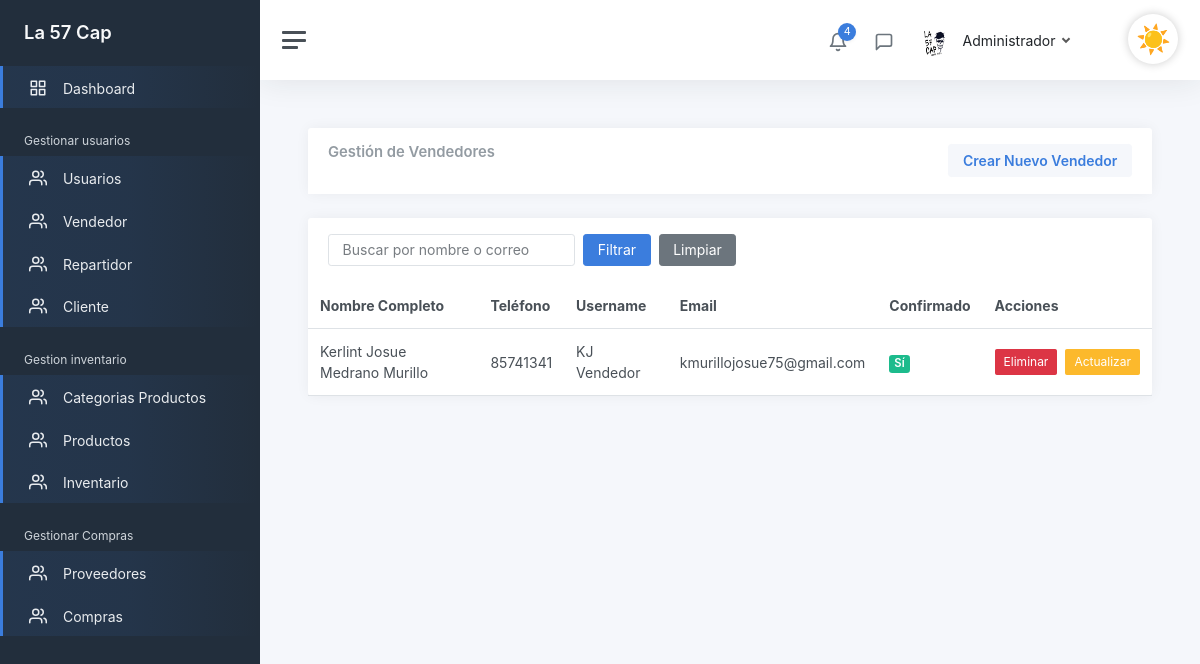
/admin/GestionarVendedores (signed in), run on an earlier commit of the app's database.
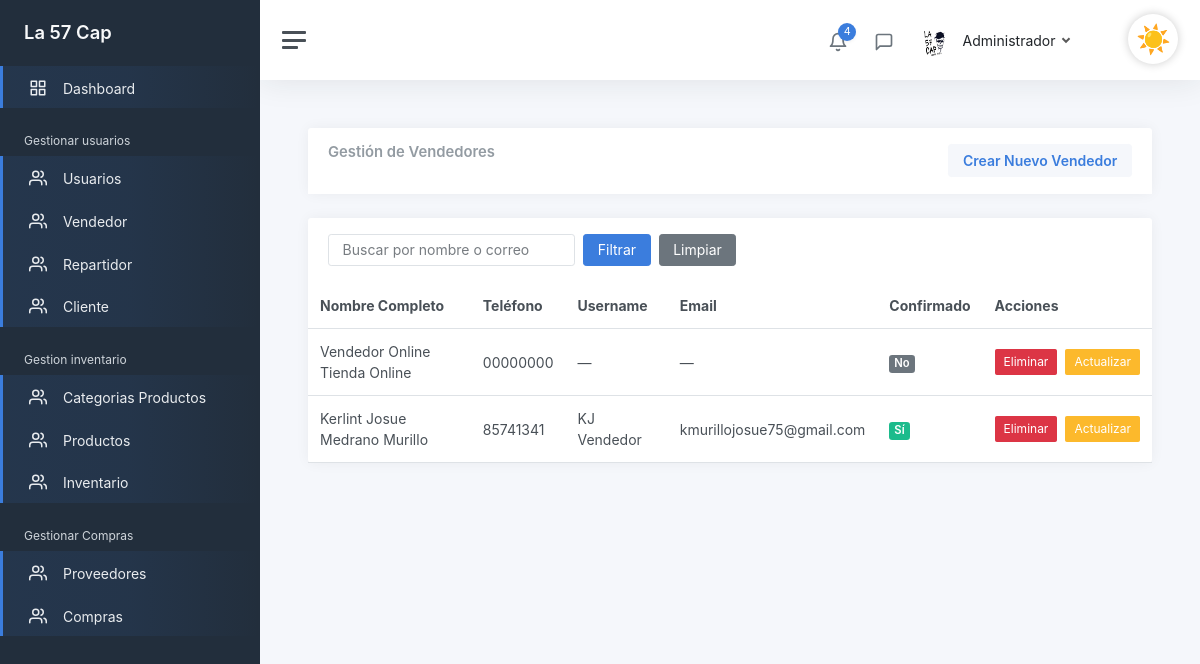
And on a later commit of the database.
### tables this page shows
CREATE TABLE `vendedor`  (
  `idvendedor` int(0) NOT NULL AUTO_INCREMENT,
  `id_usuario` int(0) NULL DEFAULT NULL,
  `p_nombre` varchar(50) NOT NULL,
  `s_nombre` varchar(50) NOT NULL,
  `p_apellido` varchar(50) NOT NULL,
  `s_apellido` varchar(50) NOT NULL,
  `n_telefono` varchar(15) NOT NULL,
  `eliminado` tinyint(0) NULL DEFAULT 0,
  PRIMARY KEY (`idvendedor`) USING BTREE,
  INDEX `vendedor_usuario_idx`(`id_usuario`) USING BTREE,
  CONSTRAINT `vendedor_usuario0` FOREIGN KEY (`id_usuario`) REFERENCES `usuario` (`idusuario`) ON DELETE SET NULL ON UPDATE RESTRICT
);

CREATE TABLE `usuario`  (
  `idusuario` int(0) NOT NULL AUTO_INCREMENT,
  `id_roles` int(0) NOT NULL,
  `f_perfil` varchar(150) NULL DEFAULT NULL,
  `userName` varchar(45) NOT NULL,
  `password` varchar(100) NOT NULL,
  `email` varchar(30) NOT NULL,
  `confirmado` tinyint(1) NULL DEFAULT NULL,
  `token` varchar(15) NULL DEFAULT NULL,
  `Creado_Fecha` datetime(0) NOT NULL,
  `Cambiado_Fecha` datetime(0) NOT NULL,
  `eliminado` tinyint(0) NULL DEFAULT 0,
  `intentos_fallidos` int(0) NULL DEFAULT 0,
  PRIMARY KEY (`idusuario`) USING BTREE,
  INDEX `usuario_roles_idx`(`id_roles`) USING BTREE,
  CONSTRAINT `usuario_roles` FOREIGN KEY (`id_roles`) REFERENCES `roles` (`idroles`) ON DELETE RESTRICT ON UPDATE RESTRICT
);

### controllers/VendedorController.php (called while the page is built, shortened)
<?php
class VendedorController
{
    public static function GestionarVendedores(Router $router)
    {
        $busqueda = $_POST['busqueda'] ?? '';
        $vendedores = Vendedor::obtenerTodosConUsuario($busqueda);
        $router->renderAdmin('Admin/vendedores/GestionVendedores', [
            'vendedores' => $vendedores,
            'busqueda' => $busqueda,
            'titulo' => 'Gestionar Vendedores'
        ]);
    }
}

### public/index.php (called while the page is built, shortened)
<?php
$router = new Router();
$router->get('/login', [LoginController::class, 'login']);
$router->post('/login', [LoginController::class, 'login']);
$router->get('/logout', [LoginController::class, 'logout']);
$router->get('/olvide-cuenta', [UsuarioController::class, 'olvide']);
$router->post('/olvide-cuenta', [UsuarioController::class, 'olvide']);
$router->get('/recuperar-cuenta', [UsuarioController::class, 'recuperar']);
$router->post('/recuperar-cuenta', [UsuarioController::class, 'recuperar']);
$router->get('/confirmar-cuenta', [UsuarioController::class, 'confirmarCuenta']);
$router->post('/confirmar-cuenta', [UsuarioController::class, 'confirmarCuenta']);
$router->get('/crear-cuenta', [RegistroController::class, 'crearCuenta']);
$router->post('/crear-cuenta', [RegistroController::class, 'crearCuenta']);
$router->get('/mensaje-confirmacion', [RegistroController::class, 'mensajeConfirmacion']);
$router->get('/reenviar-confirmacion', [RegistroController::class, 'reenviarConfirmacion']);
$router->post('/reenviar-confirmacion', [RegistroController::class, 'reenviarConfirmacion']);
$router->get('/', [LandingController::class, 'index']);
$router->get('/cliente/pedidos', [ClientePanelController::class, 'pedidos']);
$router->get('/tienda', [TiendaController::class, 'shop']);
$router->post('/tienda', fn: [TiendaController::class, 'shop']);
$router->get('/producto', [ProductoController::class, 'ver']);
$router->get('/carrito', [CarritoController::class, 'mostrar']);
$router->get('/carrito/agregar', [CarritoController::class, 'agregar']);
$router->get('/carrito/eliminar', [CarritoController::class, 'eliminar']);
$router->post('/carrito/actualizar', [CarritoController::class, 'actualizar']);
$router->get('/checkout', [CheckoutController::class, 'mostrar']);
$router->post('/checkout/confirmar', [CheckoutController::class, 'confirmar']);
$router->get('/checkout/exito', [CheckoutController::class, 'exito']);
$router->get('/cliente/pedido', [ClienteController::class, 'pedido']);
$router->get('/SobreNosotros', [LandingController::class, 'about']);
$router->get('/Contactanos', [LandingController::class, 'contact']);
$router->get('/admin', [AdminController::class, 'Admin']);
$router->post('/admin', [AdminController::class, 'Admin']);
$router->get('/admin/GestionarUsuario', [UsuarioController::class, 'GestionarUsuario']);
$router->post('/admin/GestionarUsuario', [UsuarioController::class, 'GestionarUsuario']);
$router->get('/admin/CrearUsuario', [UsuarioController::class, 'crearUsuario']);
$router->post('/admin/CrearUsuario', [UsuarioController::class, 'crearUsuario']);
$router->get('/admin/ActualizarUsuario', [UsuarioController::class, 'ActualizarUsuario']);
$router->post('/admin/ActualizarUsuario', [UsuarioController::class, 'ActualizarUsuario']);
$router->get('/admin/EliminarUsuario', [UsuarioController::class, 'EliminarUsuario']);
$router->post('/admin/EliminarUsuario', [UsuarioController::class, 'EliminarUsuario']);
$router->get('/admin/Dashboard', [DashBoardController::class, 'Dashboard']);
$router->post('/admin/Dashboard', [DashBoardController::class, 'Dashboard']);
$router->get('/admin/GestionarCliente', [ClienteController::class, 'GestionarCliente']);
$router->post('/admin/GestionarCliente', [ClienteController::class, 'GestionarCliente']);
$router->get('/admin/GestionarVendedores', [VendedorController::class, 'GestionarVendedores']);
$router->post('/admin/GestionarVendedores', [VendedorController::class, 'GestionarVendedores']);
$router->get('/admin/CrearVendedor', [VendedorController::class, 'crearvendedor']);
$router->post('/admin/CrearVendedor', [VendedorController::class, 'crearvendedor']);
$router->get('/admin/ActualizarVendedor', [VendedorController::class, 'ActualizarVendedor']);
$router->post('/admin/ActualizarVendedor', [VendedorController::class, 'ActualizarVendedor']);
$router->post('/admin/EliminarVendedor', [VendedorController::class, 'EliminarVendedor']);
$router->get('/admin/GestionarRepartidor', [RepartidorControllers::class, 'GestionarRepartidores']);
$router->post('/admin/GestionarRepartidor', [RepartidorControllers::class, 'GestionarRepartidores']);
$router->get('/admin/CrearRepartidor', [RepartidorControllers::class, 'CrearRepartidor']);
$router->post('/admin/CrearRepartidor', [RepartidorControllers::class, 'CrearRepartidor']);
$router->get('/admin/ActualizarRepartidor', [RepartidorControllers::class, 'ActualizarRepartidor']);
$router->post('/admin/ActualizarRepartidor', [RepartidorControllers::class, 'ActualizarRepartidor']);
$router->post('/admin/EliminarRepartidor', [RepartidorControllers::class, 'EliminarRepartidor']);
$router->get('/admin/GestionarProveedores', [ProveedorController::class, 'GestionarProveedores']);
$router->post('/admin/GestionarProveedores', [ProveedorController::class, 'GestionarProveedores']);
$router->get('/admin/CrearProveedor', [ProveedorController::class, 'CrearProveedor']);
$router->post('/admin/CrearProveedor', [ProveedorController::class, 'CrearProveedor']);
$router->get('/admin/ActualizarProveedor', [ProveedorController::class, 'ActualizarProveedor']);
$router->post('/admin/ActualizarProveedor', [ProveedorController::class, 'ActualizarProveedor']);
$router->post('/admin/EliminarProveedor', [ProveedorController::class, 'EliminarProveedor']);
$router->get('/admin/GestionarCategoriaProducto', [CategoriaProductoController::class, 'GestionarCategorias']);
$router->post('/admin/GestionarCategoriaProducto', [CategoriaProductoController::class, 'GestionarCategorias']);
$router->get('/admin/CrearCategoriaProducto', [CategoriaProductoController::class, 'CrearCategoria']);
$router->post('/admin/CrearCategoriaProducto', [CategoriaProductoController::class, 'CrearCategoria']);
$router->get('/admin/ActualizarCategoriaProducto', [CategoriaProductoController::class, 'ActualizarCategoria']);
$router->post('/admin/ActualizarCategoriaProducto', [CategoriaProductoController::class, 'ActualizarCategoria']);
$router->post('/admin/EliminarCategoriaProducto', [CategoriaProductoController::class, 'EliminarCategoria']);
$router->get('/admin/GestionarProducto', [ProductoController::class, 'GestionarProductos']);
$router->post('/admin/GestionarProducto', [ProductoController::class, 'GestionarProductos']);
$router->get('/admin/CrearProducto', [ProductoController::class, 'CrearProducto']);
$router->post('/admin/CrearProducto', [ProductoController::class, 'CrearProducto']);
$router->get('/admin/ActualizarProducto', [ProductoController::class, 'ActualizarProducto']);
$router->post('/admin/ActualizarProducto', [ProductoController::class, 'ActualizarProducto']);
$router->post('/admin/EliminarProducto', [ProductoController::class, 'EliminarProducto']);
$router->get('/admin/GenerarCodigoBarras', [ProductoController::class, 'VerCodigoBarras']);
$router->get('/admin/DescargarCodigoBarras', [ProductoController::class, 'DescargarCodigoBarras']);
$router->get('/admin/VerProducto', [ProductoController::class, 'VerProducto']);
$router->get('/admin/InventarioGeneral', [InventarioController::class, 'GestionarInventario']);
$router->get('/admin/GestionarCompras', [CompraController::class, 'GestionarCompras']);
$router->get('/admin/CrearCompra', [CompraController::class, 'CrearCompra']);
$router->post('/admin/CrearCompra', [CompraController::class, 'CrearCompra']);
$router->get('/admin/DetalleCompra', [CompraController::class, 'VerDetalleCompra']);
$router->get('/Vendedor', [VendedorController::class, 'Vendedor']);
$router->get('/Repartidor', [RepartidorControllers::class, 'Repartidor']);
$router->comprobarRutas();

### models/Vendedor.php (called while the page is built, shortened)
<?php
class Vendedor extends ActiveRecord
{
    public static function obtenerTodosConUsuario($busqueda = '')
    {
        $where = "WHERE vendedor.eliminado = 0";
        $query = "SELECT
                vendedor.*,
                usuario.userName AS userName,
                usuario.email AS email,
                usuario.confirmado AS confirmado
              FROM vendedor
              LEFT JOIN usuario ON vendedor.id_usuario = usuario.idusuario
              $where";
        $resultado = self::$db->query($query);
        $objetos = [];
        while ($registro = $resultado->fetch_object()) {
            $objetos[] = $registro;
        }
        return $objetos;
    }
}

### views/Admin/vendedores/GestionVendedores.php (the view, shortened to what the rows shown need)
<div class="card">
    <div class="card-header">
        <div class="row">
            <div class="col mt-0">
                <h2 class="card-title">Gestión de Vendedores</h2>
            </div>
        </div>
    </div>
</div>
<div class="card">
    <div class="col-12">
        <table class="table table-hover my-0">
            <thead>
                <tr>
                    <th>Nombre Completo</th>
                    <th>Teléfono</th>
                    <th>Username</th>
                    <th>Email</th>
                    <th>Confirmado</th>
                    <th>Acciones</th>
                </tr>
            </thead>
            <tbody>
                <?php if (!empty($vendedores)): ?>
                    <?php foreach ($vendedores as $vendedor): ?>
                        <tr>
                            <td><?php echo "$vendedor->p_nombre $vendedor->s_nombre $vendedor->p_apellido $vendedor->s_apellido"; ?>
                            </td>
                            <td><?php echo $vendedor->n_telefono; ?></td>
                            <td><?php echo $vendedor->userName ?? '—'; ?></td>
                            <td><?php echo $vendedor->email ?? '—'; ?></td>
                            <td>
                                <?php
                                $estado = ($vendedor->confirmado ?? "0") == "1" ? "Sí" : "No";
                                $color = ($vendedor->confirmado ?? "0") == "1" ? "success" : "secondary";
                                ?>
                                <span class="badge bg-<?php echo $color; ?>"><?php echo $estado; ?></span>
                            </td>
                            <td>
                                <div class="d-flex gap-2">
                                    <form action="/admin/EliminarVendedor" method="POST" class="d-inline">
                                        <input type="submit" class="btn btn-sm btn-danger" value="Eliminar">
                                    </form>
                                    <a href="/admin/ActualizarVendedor?id=<?php echo $vendedor->id_usuario; ?>"
                                        class="btn btn-sm btn-warning">Actualizar</a>
                                </div>
                            </td>
                        </tr>
                    <?php endforeach; ?>
                <?php else: ?>
                    <tr>
                        <td colspan="6" class="text-center text-muted">No se encontraron Vendedores.</td>
                    </tr>
                <?php endif; ?>
            </tbody>
        </table>
    </div>
</div>

What changed in the data, as far as the page shows it:
added vendedor: p_nombre "Vendedor", s_nombre "Online", p_apellido "Tienda", s_apellido "Online", n_telefono "00000000", userName "—", email "—", estado "No"
